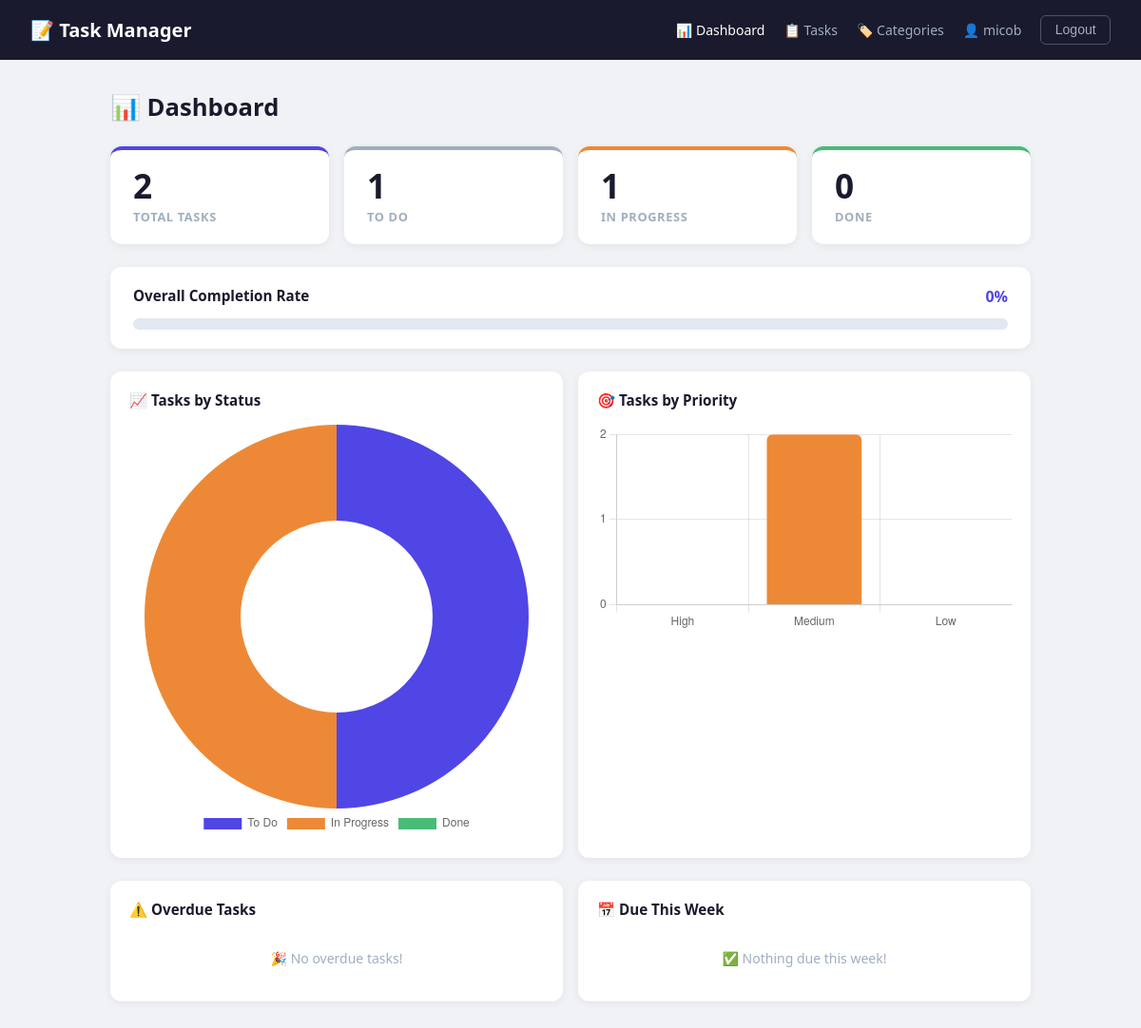
The app's page /dashboard/ (signed in), older data.
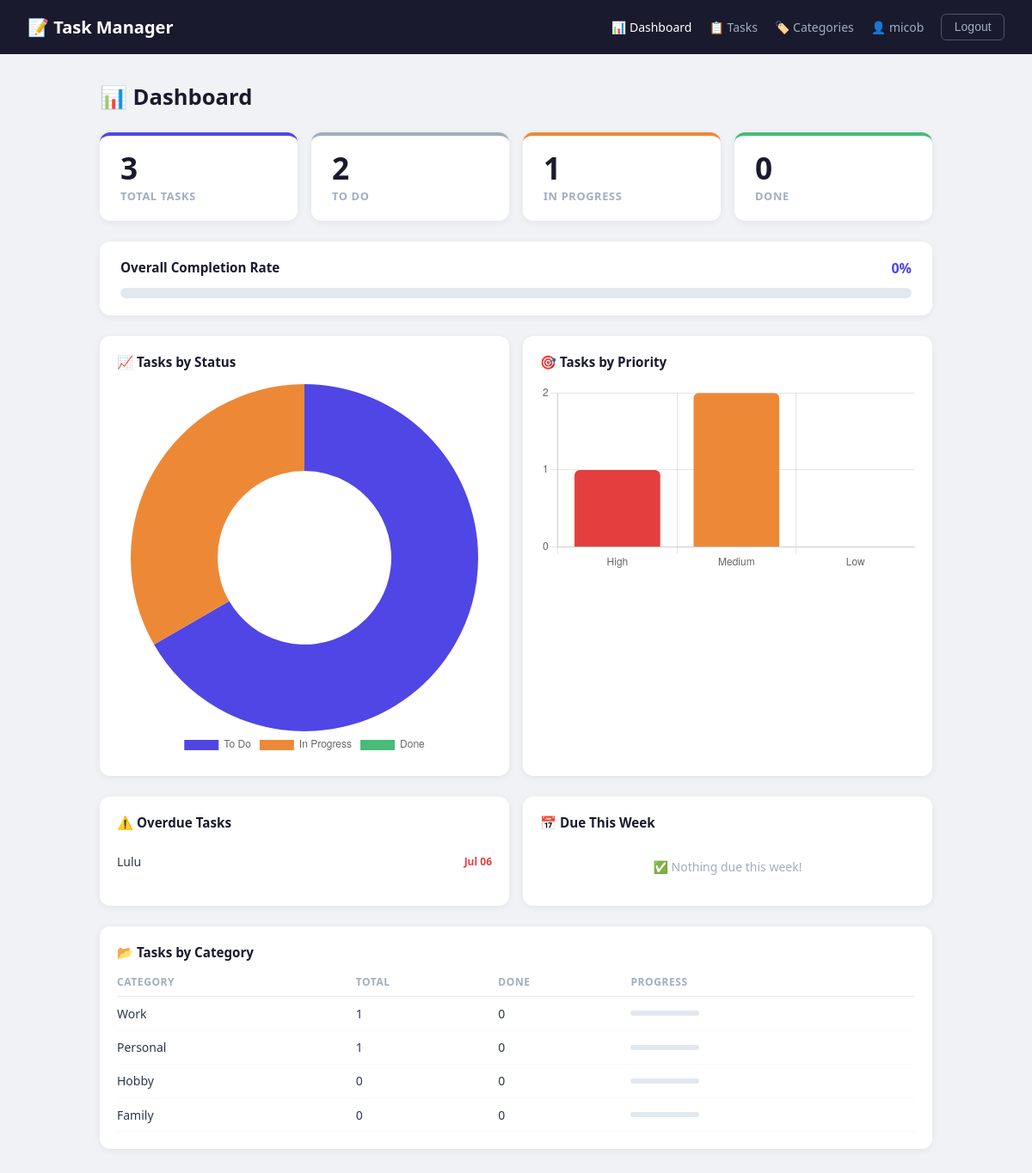
The same page, newer data.
### tasks/models.py (models this page shows, shortened)
class Task(models.Model):
    STATUS_CHOICES = [
        ('todo',        'To Do'),
        ('in_progress', 'In Progress'),
        ('done',        'Done'),
    ]
    PRIORITY_CHOICES = [
        ('low',    'Low'),
        ('medium', 'Medium'),
        ('high',   'High'),
    ]
    user        = models.ForeignKey(User, on_delete=models.CASCADE, related_name='tasks')
    title       = models.CharField(max_length=200)
    description = models.TextField(blank=True)
    status      = models.CharField(max_length=20, choices=STATUS_CHOICES, default='todo')
    created_at  = models.DateTimeField(auto_now_add=True)
    updated_at  = models.DateTimeField(auto_now=True)
    priority    = models.CharField(
                    max_length=10,
                    choices=PRIORITY_CHOICES,
                    default='medium'
                  )
    due_date    = models.DateField(null=True, blank=True)
    category    = models.ForeignKey(
                    Category,
                    on_delete=models.SET_NULL,
                    null=True,
                    blank=True,
                    related_name='tasks'
                  )
    class Meta:
        ordering = ['-created_at']

class Category(models.Model):
    user = models.ForeignKey(
        User,
        on_delete=models.CASCADE,
        related_name='categories'
    )
    name = models.CharField(max_length=100)
    class Meta:
        ordering = ['name']
        verbose_name_plural = 'Categories'

### tasks/views.py (the view)
# urls.py: path('dashboard/', views.DashboardView.as_view(), name='dashboard'),
class DashboardView(LoginRequiredMixin, ListView):
    model               = Task
    template_name       = 'tasks/dashboard.html'
    context_object_name = 'tasks'
    def get_queryset(self):
        return Task.objects.filter(user=self.request.user)
    def get_context_data(self, **kwargs):
        context = super().get_context_data(**kwargs)
        user     = self.request.user
        today    = timezone.now().date()
        all_tasks = Task.objects.filter(user=user)
        context['total_tasks']       = all_tasks.count()
        context['todo_count']        = all_tasks.filter(status='todo').count()
        context['in_progress_count'] = all_tasks.filter(status='in_progress').count()
        context['done_count']        = all_tasks.filter(status='done').count()
        context['high_count']   = all_tasks.filter(priority='high').count()
        context['medium_count'] = all_tasks.filter(priority='medium').count()
        context['low_count']    = all_tasks.filter(priority='low').count()
        total = all_tasks.count()
        context['completion_rate'] = (
            round((context['done_count'] / total) * 100)
            if total > 0 else 0
        )
        context['overdue_tasks'] = all_tasks.filter(
            due_date__lt=today,
            status__in=['todo', 'in_progress']
        )
        week_end = today + datetime.timedelta(days=7)
        context['due_this_week'] = all_tasks.filter(
            due_date__gte=today,
            due_date__lte=week_end,
            status__in=['todo', 'in_progress']
        )
        context['category_stats'] = (
            Category.objects
            .filter(user=user)
            .annotate(
                total=Count('tasks'),
                done=Count('tasks', filter=Q(tasks__status='done'))
            )
        )
        context['chart_status'] = [
            context['todo_count'],
            context['in_progress_count'],
            context['done_count'],
        ]
        context['chart_priority'] = [
            context['high_count'],
            context['medium_count'],
            context['low_count'],
        ]
        return context

### tasks/templates/tasks/dashboard.html (shortened to what the changed rows need)
<!DOCTYPE html>
<html lang="en">
<head>
</head>
<body>
<div class="container">
    <h1 class="page-title">📊 Dashboard</h1>
    <div class="stat-grid">
        <div class="stat-card total">
            <div class="stat-number">{{ total_tasks }}</div>
            <div class="stat-label">Total Tasks</div>
        </div>
        <div class="stat-card todo">
            <div class="stat-number">{{ todo_count }}</div>
            <div class="stat-label">To Do</div>
        </div>
    </div>
    <div class="charts-grid">
        <div class="chart-card">
            <div class="chart-title">📈 Tasks by Status</div>
            <canvas id="statusChart"></canvas>
        </div>
        <div class="chart-card">
            <div class="chart-title">🎯 Tasks by Priority</div>
            <canvas id="priorityChart"></canvas>
        </div>
    </div>
    <div class="section-grid">
        <div class="section-card">
            <div class="section-title">⚠️ Overdue Tasks</div>
            {% if overdue_tasks %}
                {% for task in overdue_tasks %}
                    <div class="task-row">
                        <span class="task-row-title">{{ task.title }}</span>
                        <span class="task-row-date overdue">
                            {{ task.due_date|date:"M d" }}
                        </span>
                    </div>
                {% endfor %}
            {% else %}
                <div class="empty-note">🎉 No overdue tasks!</div>
            {% endif %}
        </div>
    </div>
    {% if category_stats %}
    <div class="section-card" style="margin-bottom: 2rem;">
        <div class="section-title">📂 Tasks by Category</div>
        <table class="category-table">
            <thead>
                <tr>
                    <th>Category</th>
                    <th>Total</th>
                    <th>Done</th>
                    <th>Progress</th>
                </tr>
            </thead>
            <tbody>
                {% for cat in category_stats %}
                <tr>
                    <td>{{ cat.name }}</td>
                    <td>{{ cat.total }}</td>
                    <td>{{ cat.done }}</td>
                    <td>
                        <div class="mini-bar-bg">
                        </div>
                    </td>
                </tr>
                {% endfor %}
            </tbody>
        </table>
    </div>
    {% endif %}
</div>
<script>
    // Status Doughnut Chart
    const statusCtx = document.getElementById('statusChart').getContext('2d');
    new Chart(statusCtx, {
        type: 'doughnut',
        data: {
            labels: ['To Do', 'In Progress', 'Done'],
            datasets: [{
                data: {{ chart_status|safe }},
                backgroundColor: ['#4f46e5', '#ed8936', '#48bb78'],
                borderWidth: 0,
            }]
        },
        options: {
            responsive: true,
            plugins: {
                legend: { position: 'bottom' }
            }
        }
    });
    // Priority Bar Chart
    const priorityCtx = document.getElementById('priorityChart').getContext('2d');
    new Chart(priorityCtx, {
        type: 'bar',
        data: {
            labels: ['High', 'Medium', 'Low'],
            datasets: [{
                label: 'Tasks',
                data: {{ chart_priority|safe }},
                backgroundColor: ['#e53e3e', '#ed8936', '#48bb78'],
                borderRadius: 6,
                borderWidth: 0,
            }]
        },
        options: {
            responsive: true,
            plugins: { legend: { display: false } },
            scales: {
                y: {
                    beginAtZero: true,
                    ticks: { stepSize: 1 }
                }
            }
        }
    });
</script>
</body>
</html>

Row changes from the older to the newer data that the page shows:
added Task: title "Lulu", due_date "Jul 06"
added Category: name "Work", total "1", done "0"
added Category: name "Personal", total "1", done "0"
added Category: name "Hobby", total "0", done "0"
added Category: name "Family", total "0", done "0"
Text that changed along with them:
{{ total_tasks }}: "2" → "3"
{{ todo_count }}: "1" → "2"
chart data {{ chart_status|safe }}: [1, 1, 0] → [2, 1, 0]
chart data {{ chart_priority|safe }}: [0, 2, 0] → [1, 2, 0]
text no longer shown: "🎉 No overdue tasks!"
text now shown: "📂 Tasks by Category CATEGORY TOTAL DONE PROGRESS"
